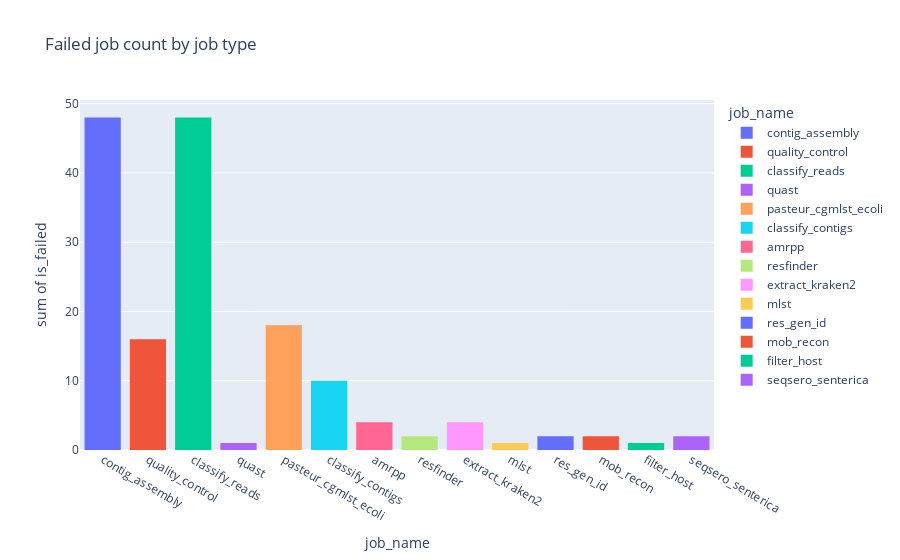

The code cell stored with this chart in its notebook:
### Code cell
#Exploring proportions of failed job by job name
fig = px.histogram(df.loc[df.is_failed == 1], x='job_name', y='is_failed', color='job_name', title='Failed job count by job type')
plotly.offline.iplot(fig)

### Figure 1 — Plotly figure (JSON) as saved in the notebook; plotly's stock layout.template omitted (floating-point values rounded to 4 significant figures)
{"data": [{"alignmentgroup": "True", "bingroup": "x", "histfunc": "sum", "hovertemplate": "job_name=%{x}<br>sum of is_failed=%{y}<extra></extra>", "legendgroup": "contig_assembly", "marker": {"color": "#636efa", "pattern": {"shape": ""}}, "name": "contig_assembly", "offsetgroup": "contig_assembly", "orientation": "v", "showlegend": true, "type": "histogram", "x": ["contig_assembly", "contig_assembly", "contig_assembly", "contig_assembly", "contig_assembly", "contig_assembly", "contig_assembly", "contig_assembly", "contig_assembly", "contig_assembly", "contig_assembly", "contig_assembly", "contig_assembly", "contig_assembly", "contig_assembly", "contig_assembly", "contig_assembly", "contig_assembly", "contig_assembly", "contig_assembly", "contig_assembly", "contig_assembly", "contig_assembly", "contig_assembly", "contig_assembly", "contig_assembly", "contig_assembly", "contig_assembly", "contig_assembly", "contig_assembly", "contig_assembly", "contig_assembly", "contig_assembly", "contig_assembly", "contig_assembly", "contig_assembly", "contig_assembly", "contig_assembly", "contig_assembly", "contig_assembly", "contig_assembly", "contig_assembly", "contig_assembly", "contig_assembly", "contig_assembly", "contig_assembly", "contig_assembly", "contig_assembly"], "xaxis": "x", "y": [1, 1, 1, 1, 1, 1, 1, 1, 1, 1, 1, 1, 1, 1, 1, 1, 1, 1, 1, 1, 1, 1, 1, 1, 1, 1, 1, 1, 1, 1, 1, 1, 1, 1, 1, 1, 1, 1, 1, 1, 1, 1, 1, 1, 1, 1, 1, 1], "yaxis": "y"}, {"alignmentgroup": "True", "bingroup": "x", "histfunc": "sum", "hovertemplate": "job_name=%{x}<br>sum of is_failed=%{y}<extra></extra>", "legendgroup": "quality_control", "marker": {"color": "#EF553B", "pattern": {"shape": ""}}, "name": "quality_control", "offsetgroup": "quality_control", "orientation": "v", "showlegend": true, "type": "histogram", "x": ["quality_control", "quality_control", "quality_control", "quality_control", "quality_control", "quality_control", "quality_control", "quality_control", "quality_control", "quality_control", "quality_control", "quality_control", "quality_control", "quality_control", "quality_control", "quality_control"], "xaxis": "x", "y": [1, 1, 1, 1, 1, 1, 1, 1, 1, 1, 1, 1, 1, 1, 1, 1], "yaxis": "y"}, {"alignmentgroup": "True", "bingroup": "x", "histfunc": "sum", "hovertemplate": "job_name=%{x}<br>sum of is_failed=%{y}<extra></extra>", "legendgroup": "classify_reads", "marker": {"color": "#00cc96", "pattern": {"shape": ""}}, "name": "classify_reads", "offsetgroup": "classify_reads", "orientation": "v", "showlegend": true, "type": "histogram", "x": ["classify_reads", "classify_reads", "classify_reads", "classify_reads", "classify_reads", "classify_reads", "classify_reads", "classify_reads", "classify_reads", "classify_reads", "classify_reads", "classify_reads", "classify_reads", "classify_reads", "classify_reads", "classify_reads", "classify_reads", "classify_reads", "classify_reads", "classify_reads", "classify_reads", "classify_reads", "classify_reads", "classify_reads", "classify_reads", "classify_reads", "classify_reads", "classify_reads", "classify_reads", "classify_reads", "classify_reads", "classify_reads", "classify_reads", "classify_reads", "classify_reads", "classify_reads", "classify_reads", "classify_reads", "classify_reads", "classify_reads", "classify_reads", "classify_reads", "classify_reads", "classify_reads", "classify_reads", "classify_reads", "classify_reads", "classify_reads"], "xaxis": "x", "y": [1, 1, 1, 1, 1, 1, 1, 1, 1, 1, 1, 1, 1, 1, 1, 1, 1, 1, 1, 1, 1, 1, 1, 1, 1, 1, 1, 1, 1, 1, 1, 1, 1, 1, 1, 1, 1, 1, 1, 1, 1, 1, 1, 1, 1, 1, 1, 1], "yaxis": "y"}, {"alignmentgroup": "True", "bingroup": "x", "histfunc": "sum", "hovertemplate": "job_name=%{x}<br>sum of is_failed=%{y}<extra></extra>", "legendgroup": "quast", "marker": {"color": "#ab63fa", "pattern": {"shape": ""}}, "name": "quast", "offsetgroup": "quast", "orientation": "v", "showlegend": true, "type": "histogram", "x": ["quast"], "xaxis": "x", "y": [1], "yaxis": "y"}, {"alignmentgroup": "True", "bingroup": "x", "histfunc": "sum", "hovertemplate": "job_name=%{x}<br>sum of is_failed=%{y}<extra></extra>", "legendgroup": "pasteur_cgmlst_ecoli", "marker": {"color": "#FFA15A", "pattern": {"shape": ""}}, "name": "pasteur_cgmlst_ecoli", "offsetgroup": "pasteur_cgmlst_ecoli", "orientation": "v", "showlegend": true, "type": "histogram", "x": ["pasteur_cgmlst_ecoli", "pasteur_cgmlst_ecoli", "pasteur_cgmlst_ecoli", "pasteur_cgmlst_ecoli", "pasteur_cgmlst_ecoli", "pasteur_cgmlst_ecoli", "pasteur_cgmlst_ecoli", "pasteur_cgmlst_ecoli", "pasteur_cgmlst_ecoli", "pasteur_cgmlst_ecoli", "pasteur_cgmlst_ecoli", "pasteur_cgmlst_ecoli", "pasteur_cgmlst_ecoli", "pasteur_cgmlst_ecoli", "pasteur_cgmlst_ecoli", "pasteur_cgmlst_ecoli", "pasteur_cgmlst_ecoli", "pasteur_cgmlst_ecoli"], "xaxis": "x", "y": [1, 1, 1, 1, 1, 1, 1, 1, 1, 1, 1, 1, 1, 1, 1, 1, 1, 1], "yaxis": "y"}, {"alignmentgroup": "True", "bingroup": "x", "histfunc": "sum", "hovertemplate": "job_name=%{x}<br>sum of is_failed=%{y}<extra></extra>", "legendgroup": "classify_contigs", "marker": {"color": "#19d3f3", "pattern": {"shape": ""}}, "name": "classify_contigs", "offsetgroup": "classify_contigs", "orientation": "v", "showlegend": true, "type": "histogram", "x": ["classify_contigs", "classify_contigs", "classify_contigs", "classify_contigs", "classify_contigs", "classify_contigs", "classify_contigs", "classify_contigs", "classify_contigs", "classify_contigs"], "xaxis": "x", "y": [1, 1, 1, 1, 1, 1, 1, 1, 1, 1], "yaxis": "y"}, {"alignmentgroup": "True", "bingroup": "x", "histfunc": "sum", "hovertemplate": "job_name=%{x}<br>sum of is_failed=%{y}<extra></extra>", "legendgroup": "amrpp", "marker": {"color": "#FF6692", "pattern": {"shape": ""}}, "name": "amrpp", "offsetgroup": "amrpp", "orientation": "v", "showlegend": true, "type": "histogram", "x": ["amrpp", "amrpp", "amrpp", "amrpp"], "xaxis": "x", "y": [1, 1, 1, 1], "yaxis": "y"}, {"alignmentgroup": "True", "bingroup": "x", "histfunc": "sum", "hovertemplate": "job_name=%{x}<br>sum of is_failed=%{y}<extra></extra>", "legendgroup": "resfinder", "marker": {"color": "#B6E880", "pattern": {"shape": ""}}, "name": "resfinder", "offsetgroup": "resfinder", "orientation": "v", "showlegend": true, "type": "histogram", "x": ["resfinder", "resfinder"], "xaxis": "x", "y": [1, 1], "yaxis": "y"}, {"alignmentgroup": "True", "bingroup": "x", "histfunc": "sum", "hovertemplate": "job_name=%{x}<br>sum of is_failed=%{y}<extra></extra>", "legendgroup": "extract_kraken2", "marker": {"color": "#FF97FF", "pattern": {"shape": ""}}, "name": "extract_kraken2", "offsetgroup": "extract_kraken2", "orientation": "v", "showlegend": true, "type": "histogram", "x": ["extract_kraken2", "extract_kraken2", "extract_kraken2", "extract_kraken2"], "xaxis": "x", "y": [1, 1, 1, 1], "yaxis": "y"}, {"alignmentgroup": "True", "bingroup": "x", "histfunc": "sum", "hovertemplate": "job_name=%{x}<br>sum of is_failed=%{y}<extra></extra>", "legendgroup": "mlst", "marker": {"color": "#FECB52", "pattern": {"shape": ""}}, "name": "mlst", "offsetgroup": "mlst", "orientation": "v", "showlegend": true, "type": "histogram", "x": ["mlst"], "xaxis": "x", "y": [1], "yaxis": "y"}, {"alignmentgroup": "True", "bingroup": "x", "histfunc": "sum", "hovertemplate": "job_name=%{x}<br>sum of is_failed=%{y}<extra></extra>", "legendgroup": "res_gen_id", "marker": {"color": "#636efa", "pattern": {"shape": ""}}, "name": "res_gen_id", "offsetgroup": "res_gen_id", "orientation": "v", "showlegend": true, "type": "histogram", "x": ["res_gen_id", "res_gen_id"], "xaxis": "x", "y": [1, 1], "yaxis": "y"}, {"alignmentgroup": "True", "bingroup": "x", "histfunc": "sum", "hovertemplate": "job_name=%{x}<br>sum of is_failed=%{y}<extra></extra>", "legendgroup": "mob_recon", "marker": {"color": "#EF553B", "pattern": {"shape": ""}}, "name": "mob_recon", "offsetgroup": "mob_recon", "orientation": "v", "showlegend": true, "type": "histogram", "x": ["mob_recon", "mob_recon"], "xaxis": "x", "y": [1, 1], "yaxis": "y"}, {"alignmentgroup": "True", "bingroup": "x", "histfunc": "sum", "hovertemplate": "job_name=%{x}<br>sum of is_failed=%{y}<extra></extra>", "legendgroup": "filter_host", "marker": {"color": "#00cc96", "pattern": {"shape": ""}}, "name": "filter_host", "offsetgroup": "filter_host", "orientation": "v", "showlegend": true, "type": "histogram", "x": ["filter_host"], "xaxis": "x", "y": [1], "yaxis": "y"}, {"alignmentgroup": "True", "bingroup": "x", "histfunc": "sum", "hovertemplate": "job_name=%{x}<br>sum of is_failed=%{y}<extra></extra>", "legendgroup": "seqsero_senterica", "marker": {"color": "#ab63fa", "pattern": {"shape": ""}}, "name": "seqsero_senterica", "offsetgroup": "seqsero_senterica", "orientation": "v", "showlegend": true, "type": "histogram", "x": ["seqsero_senterica", "seqsero_senterica"], "xaxis": "x", "y": [1, 1], "yaxis": "y"}], "layout": {"barmode": "relative", "legend": {"title": {"text": "job_name"}, "tracegroupgap": 0}, "title": {"text": "Failed job count by job type"}, "xaxis": {"anchor": "y", "categoryarray": ["contig_assembly", "quality_control", "classify_reads", "quast", "pasteur_cgmlst_ecoli", "classify_contigs", "amrpp", "resfinder", "extract_kraken2", "mlst", "res_gen_id", "mob_recon", "filter_host", "seqsero_senterica"], "categoryorder": "array", "domain": [0, 1], "title": {"text": "job_name"}}, "yaxis": {"anchor": "x", "domain": [0, 1], "title": {"text": "sum of is_failed"}}}}
